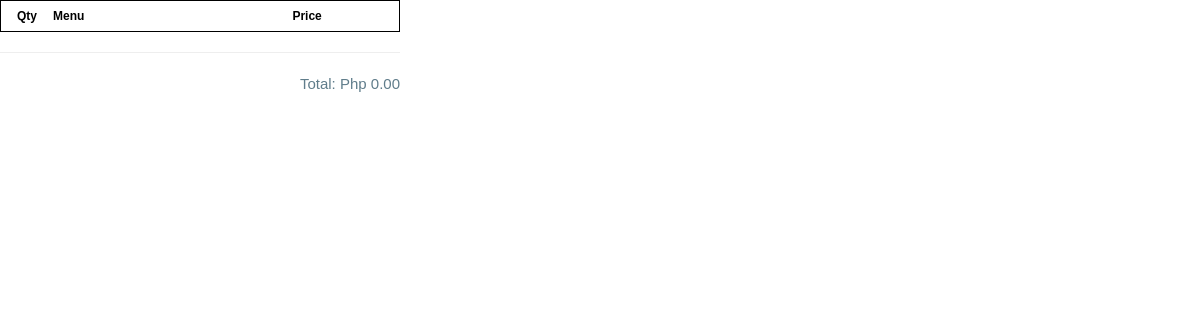
The page /cashier/billout.php?billout=10 on the database as committed earlier.
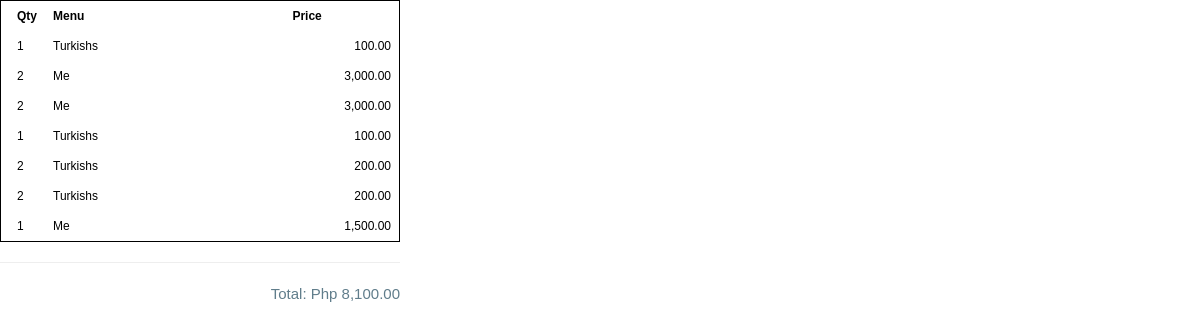
The same page on the database as committed later.
### tables this page shows
CREATE TABLE `orders` (
  `id` int(3) NOT NULL,
  `orderID` varchar(20) NOT NULL,
  `waiterID` int(3) NOT NULL,
  `menuID` int(3) NOT NULL,
  `tableID` int(3) NOT NULL,
  `quantity` int(3) NOT NULL,
  `status` int(3) NOT NULL,
  `paid` int(2) NOT NULL,
  `date` varchar(255) NOT NULL
);

CREATE TABLE `menu` (
  `id` int(3) NOT NULL,
  `menu` varchar(255) NOT NULL,
  `price` varchar(255) NOT NULL,
  `category` int(3) NOT NULL,
  `image` varchar(255) NOT NULL,
  `availability` int(3) NOT NULL
);

### cashier/billout.php (the view, shortened to what this page needs)
<?php
include "../include/dbconn.php";
$total=0;
?><link rel="stylesheet" href="../css/w3.css">
<html>
<body style="width:400px;" onLoad="window.print();">
 <table class="w3-table w3-white" style="font-size:12px; width:400px; border:1px solid;">
<tr>
  <th width="5%">Qty</th>
  <th  width="60%">Menu</th>
  <th class=" ">Price</th>
</tr>
            <?php $sql=$mysqli->query("select * from orders where tableID='{$_GET['billout']}' and paid='0' and status='1'");
			while($row=mysqli_fetch_assoc($sql)){
			 ?>
           <tr>
           <td><?php echo $row['quantity']; ?> </td>
           <td> <?php getMenu($row['menuID']); ?></td>
           <td> <span class='w3-right'><?php echo number_format((getPrice($row['menuID'])*$row['quantity']),2); ?></span></td>
            <?php $total+= (getPrice($row['menuID'])*$row['quantity']);} ?>
            </tr>
</table>
 <hr>
            <div class="w3-right w3-text-blue-gray">Total: Php <?php echo number_format($total,2); ?></div>
            </body>

### include/functions.php (shortened to what this page needs)
<?php
function getMenu($x){
	global $mysqli;
	$cat=$mysqli->query("select * from menu where id='$x'");
	while($row=mysqli_fetch_assoc($cat)){
	echo $row['menu'];
	}
}
function getPrice($x){
	global $mysqli;
	$cat=$mysqli->query("select * from menu where id='$x'");
	while($row=mysqli_fetch_assoc($cat)){
	return $row['price'];
	}
}
?>

### css/w3.css (style rules this page uses)
html { box-sizing:border-box }
*,*:before,*:after { box-sizing:inherit }
html { -ms-text-size-adjust:100%;-webkit-text-size-adjust:100% }
body { margin:0 }
hr { box-sizing:content-box;height:0;overflow:visible }
html,body { font-family:Verdana,sans-serif;font-size:15px;line-height:1.5 }
html { overflow-x:hidden }
hr { border:0;border-top:1px solid #eee;margin:20px 0 }
.w3-table,.w3-table-all { border-collapse:collapse;border-spacing:0;width:100%;display:table }
.w3-table td,.w3-table th,.w3-table-all td,.w3-table-all th { padding:8px 8px;display:table-cell;text-align:left;vertical-align:top }
.w3-table th:first-child,.w3-table td:first-child,.w3-table-all th:first-child,.w3-table-all td:first-child { padding-left:16px }
.w3-right { float:right!important }
.w3-white,.w3-hover-white:hover { color:#000!important;background-color:#fff!important }
.w3-text-blue-grey,.w3-text-blue-gray { color:#607d8b!important }

Rows that differ between the two databases and show on the page:
added orders: quantity "1", getPrice($row['menuID'])*$row['quantity'] "100.00"
now on this page (row unchanged): menu: menu "Turkishs"
added orders: quantity "2", getPrice($row['menuID'])*$row['quantity'] "3,000.00"
now on this page (row unchanged): menu: menu "Me"
added orders: quantity "2", getPrice($row['menuID'])*$row['quantity'] "3,000.00"
added orders: quantity "1", getPrice($row['menuID'])*$row['quantity'] "100.00"
added orders: quantity "2", getPrice($row['menuID'])*$row['quantity'] "200.00"
added orders: quantity "2", getPrice($row['menuID'])*$row['quantity'] "200.00"
added orders: quantity "1", getPrice($row['menuID'])*$row['quantity'] "1,500.00"
Other text that changed with them:
$total: "0.00" → "8,100.00"
